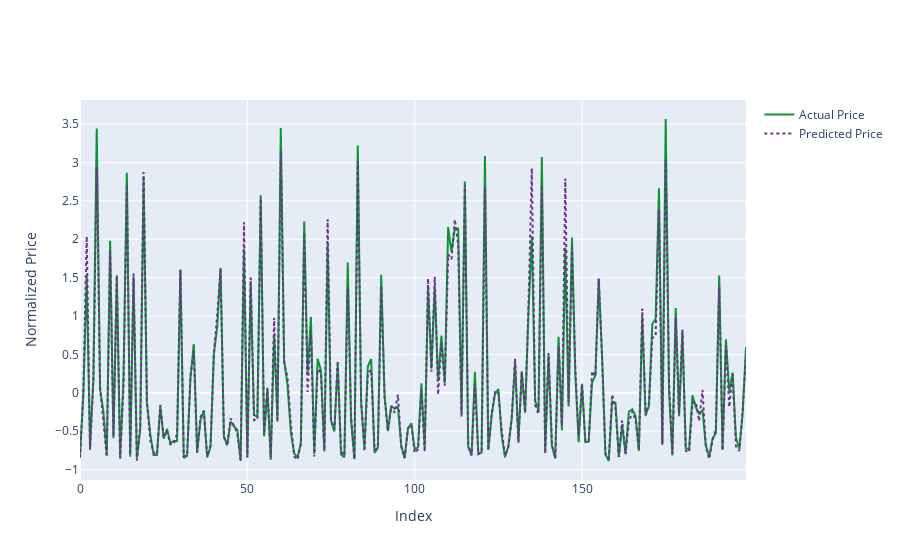

Notebook cell for this chart:
### Code cell
trace0 = go.Scatter(
    y = y_test,
    x = np.arange(200),
    mode = 'lines',
    name = 'Actual Price',
    marker = dict(
    color = 'rgb(10, 150, 50)')
)

trace1 = go.Scatter(
    y = y_pred,
    x = np.arange(200),
    mode = 'lines',
    name = 'Predicted Price',
    line = dict(
        color = 'rgb(110, 50, 140)',
        dash = 'dot'
    )
)


layout = go.Layout(
    xaxis = dict(title = 'Index'),
    yaxis = dict(title = 'Normalized Price')
)

figure = go.Figure(data = [trace0, trace1], layout = layout)
iplot(figure)

### Figure 1 — Plotly figure (JSON) as saved in the notebook; plotly's stock layout.template omitted (floating-point values rounded to 4 significant figures; data arrays with more than 128 entries replaced by an {"elided": "..."} marker saying what was removed)
{"data": [{"marker": {"color": "rgb(10, 150, 50)"}, "mode": "lines", "name": "Actual Price", "x": {"elided": "200 int values"}, "y": {"elided": "200 float values"}, "type": "scatter"}, {"line": {"color": "rgb(110, 50, 140)", "dash": "dot"}, "mode": "lines", "name": "Predicted Price", "x": {"elided": "200 int values"}, "y": {"elided": "200 float values"}, "type": "scatter"}], "layout": {"xaxis": {"title": {"text": "Index"}}, "yaxis": {"title": {"text": "Normalized Price"}}}}
